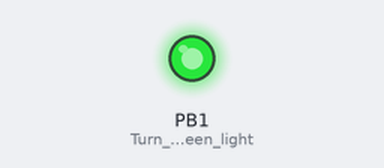
This sketch was run on a simulated ATtiny85, built with avr-gcc and run on an emulated ATtiny85. Shown: output pins drawn as LEDs (lit = HIGH).

Above: at 8.4 s.
At 11.5 s:
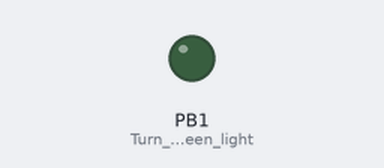
Timing chart, 0 to 16.0 s (numbered marks = the images above):
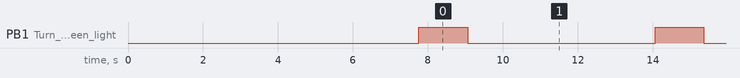

Measured:
- by itself, PB1 (Turn_on_green_light): alternates HIGH for 1.3 s and LOW for 5.0 s

The sketch:

UpdatePrank_code_.ino
```cpp
#include "DigiKeyboard.h"
void setup () {
  pinMode(1, OUTPUT); //Turn on green light

DigiKeyboard.delay (2000) ;
DigiKeyboard. sendKeyStroke (KEY_R, MOD_GUI_LEFT) ;
DigiKeyboard.delay (600) ;
DigiKeyboard.print ("https://fakeupdate.net/win10ue/");
DigiKeyboard.delay (100) ;
DigiKeyboard. sendKeyStroke (KEY_ENTER) ;
DigiKeyboard.delay (2000) ;
DigiKeyboard. sendKeyStroke (KEY_F11) ;
DigiKeyboard.delay (3000) ;
}
void loop()  {
    digitalWrite(1, HIGH); //turn on red light when program finishes
  DigiKeyboard.delay(1300);
  digitalWrite(1, LOW);
  DigiKeyboard.delay(5000);

}
```
